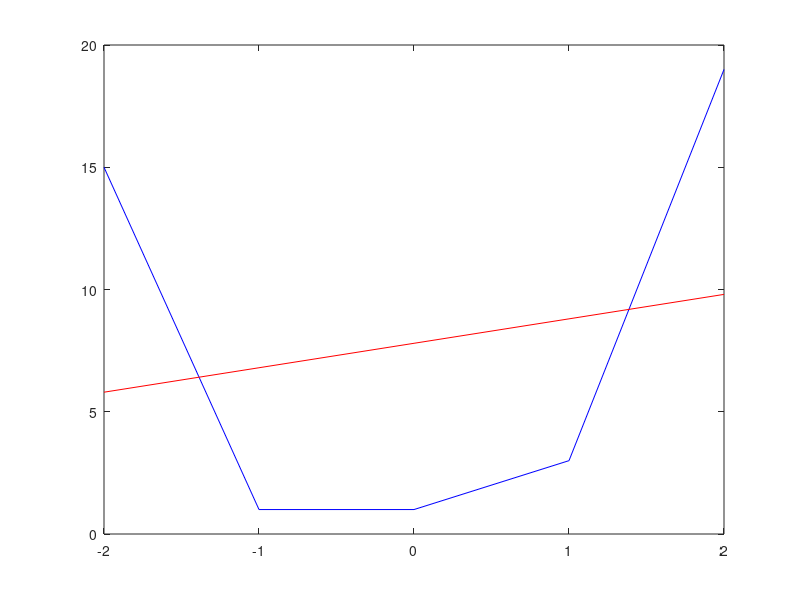

This chart was generated by the following MATLAB code:
clc;
clear all;
x=[-2 -1 0 1 2];
y=[15 1 1 3 19];
A=sum(x);
Z=x.*y
W=x.*x
B=sum(Z)
C=sum(W)
 %linear
 a=[length(x) A;A C]
 b=[sum(y);B]
 X=inv(a)*b
 Y=X(1)+X(2).*x
 plot(x,y,'b')
 hold on
 plot(x,Y,'r')